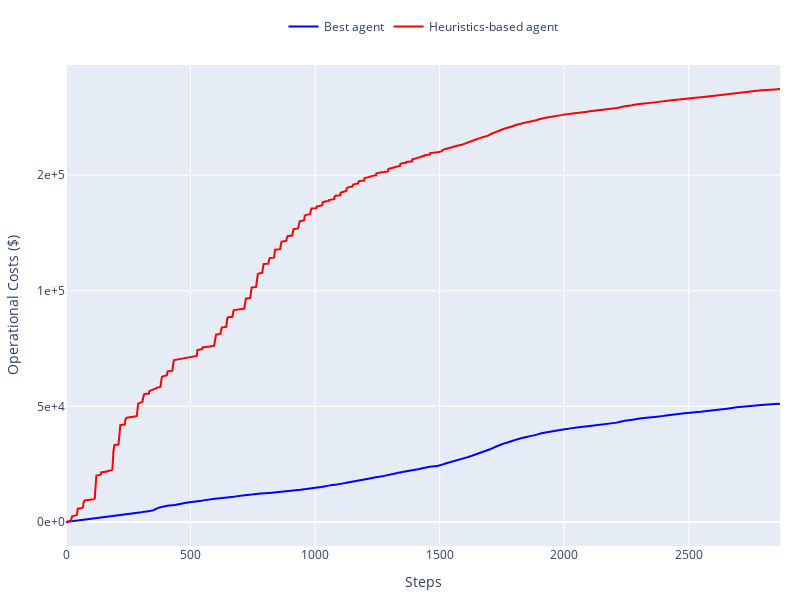

Source (notebook cell):
### Code cell
# use plotly to show cumulative cost (test set)
fig = go.Figure()

fig.add_trace(go.Scatter(
    x=best_agent.index,
    y=best_agent["costs"].cumsum(),
    mode="lines",
    name="Best agent",
    line=dict(color="blue"),
))

fig.add_trace(go.Scatter(
    x=baseline_agent.index,
    y=baseline_agent["costs"].cumsum(),
    mode="lines",
    name="Heuristics-based agent",
    line=dict(color="red"),
))

fig.update_layout(
    height=600,
    width=800,
    xaxis_title="Steps",
    yaxis_title="Operational Costs ($)",
    yaxis=dict(
        tickformat=".0e"  # Scientific notation with 2 decimal places
    ),
    legend=dict(
        orientation="h",  # horizontal layout
        yanchor="bottom",
        y=1.05,            # slightly above the top of the plot
        xanchor="center",
        x=0.5
    ),
    margin=dict(l=20, r=20, t=20, b=20),
    showlegend=True,
)

write_image(fig, "best_agent_test_costs.pdf")
# write_image(fig, "best_agent_test_costs.png")

### Figure 1 — Plotly figure (JSON) as saved in the notebook; plotly's stock layout.template omitted (floating-point values rounded to 4 significant figures; data arrays with more than 128 entries replaced by an {"elided": "..."} marker saying what was removed)
{"data": [{"line": {"color": "blue"}, "mode": "lines", "name": "Best agent", "type": "scatter", "x": {"elided": "2867 int values"}, "y": {"elided": "2867 float values"}}, {"line": {"color": "red"}, "mode": "lines", "name": "Heuristics-based agent", "type": "scatter", "x": {"elided": "2867 int values"}, "y": {"elided": "2867 float values"}}], "layout": {"height": 600, "legend": {"orientation": "h", "x": 0.5, "xanchor": "center", "y": 1.05, "yanchor": "bottom"}, "margin": {"b": 20, "l": 20, "r": 20, "t": 20}, "showlegend": true, "width": 800, "xaxis": {"title": {"text": "Steps"}}, "yaxis": {"tickformat": ".0e", "title": {"text": "Operational Costs ($)"}}}}
